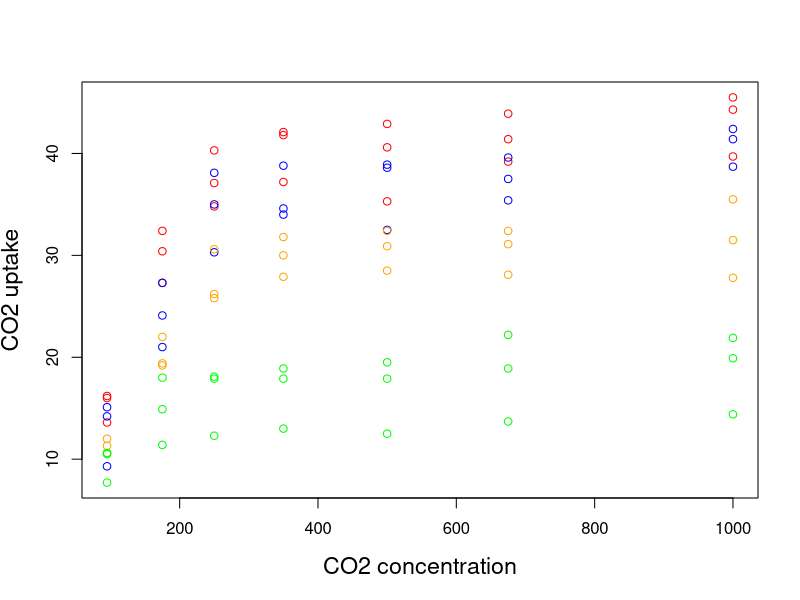
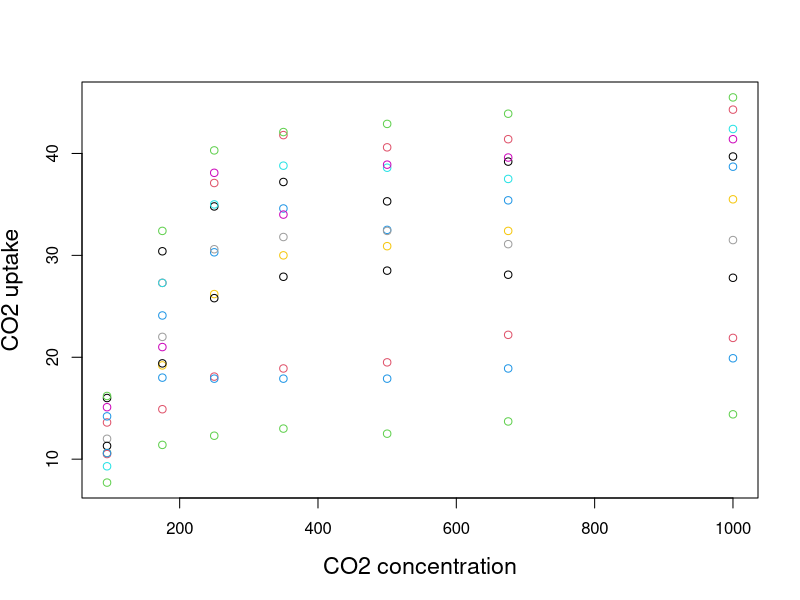
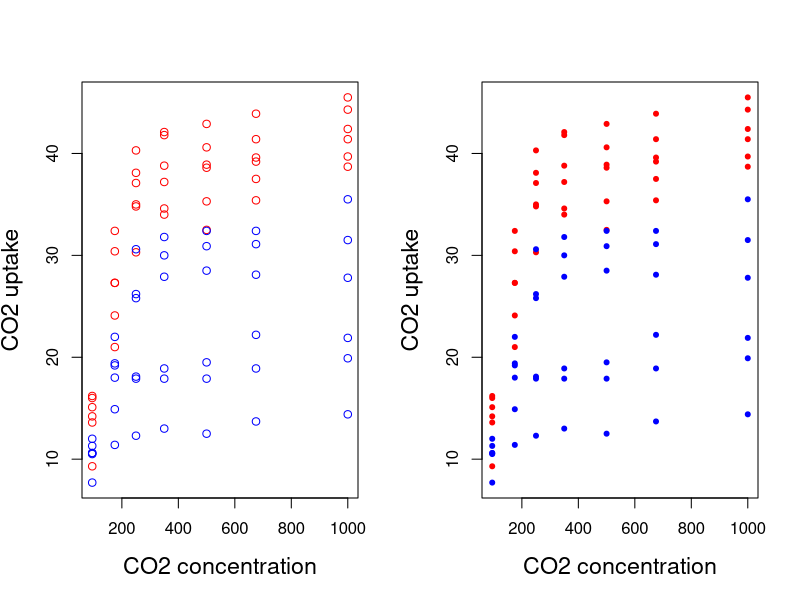

R code for these plots, in order:
## ---- chunk 1
knitr::opts_chunk$set(
  comment = "#>",
  collapse = TRUE,
  warning = FALSE,
  message = FALSE,
  fig.width = 8,
  fig.height = 6,
  fig.align = 'center',
  width = 120
)
mypar <- list(fg = "#303940", bg = "transparent", las = 1)
## ---- chunk 2
plot(x=CO2$conc, y=CO2$uptake, type="n", cex.lab=1.4, xlab="CO2 concentration", ylab="CO2 uptake") # Type "n" tells R to not actually plot the points.
 
for (i in 1:length(CO2[,1])) {
  if (CO2$Type[i] == "Quebec" & CO2$Treatment[i] == "nonchilled") {
    points(CO2$conc[i], CO2$uptake[i], col = "red")
  }
  if (CO2$Type[i] == "Quebec" & CO2$Treatment[i] == "chilled") {
    points(CO2$conc[i], CO2$uptake[i], col = "blue")
  }
  if (CO2$Type[i] == "Mississippi" & CO2$Treatment[i] == "nonchilled") {
    points(CO2$conc[i], CO2$uptake[i], col = "orange")
  }
  if (CO2$Type[i] == "Mississippi" & CO2$Treatment[i] == "chilled") {
    points(CO2$conc[i], CO2$uptake[i], col = "green")
  }
}
## ---- chunk 3
plot(x = CO2$conc, y = CO2$uptake, type = "n", cex.lab = 1.4, 
     xlab = "CO2 concentration", ylab = "CO2 uptake") 

plants <- unique(CO2$Plant)
 
for (i in 1:nrow(CO2)){
  for (p in 1:length(plants)) { 
    if (CO2$Plant[i] == plants[p]) {
      points(CO2$conc[i], CO2$uptake[i], col = p)
    }
  }
}

## ---- chunk 4
operations <- function(number1, number2, number3) {
  result <- (number1 + number2) * number3
  print(result)
}
 
operations(1, 2, 3)
## ---- chunk 5
print_animal <- function(animal) {
  if (animal == "dog") {
    print("woof")
  } else if (animal == "cat") {
    print("meow")
  }
}
## ---- chunk 6
Scruffy <- "dog"
Paws <- "cat"
 
print_animal(Scruffy)
 
print_animal(Paws)
## ---- chunk 7
operations <- function(number1, number2, number3 = 3) {
  result <- (number1 + number2) * number3
  print(result)
}
 
operations(1, 2, 3) # is equivalent to
operations(1, 2)
operations(1, 2, 2) # we can still change the value of number3 if needed
## ---- chunk 8
plot.CO2 <- function(CO2, ...) {
  plot(x=CO2$conc, y=CO2$uptake, type="n", ...) 
 
  for (i in 1:length(CO2[,1])){
     if (CO2$Type[i] == "Quebec") {
       points(CO2$conc[i], CO2$uptake[i], col="red", type="p", ...) 
     } else if (CO2$Type[i] == "Mississippi") {
       points(CO2$conc[i], CO2$uptake[i], col="blue", type="p", ...) 
     }
  }
}
par(mfrow=c(1,2)) 
plot.CO2(CO2, cex.lab=1.4, xlab="CO2 concentration", ylab="CO2 uptake")
plot.CO2(CO2, cex.lab=1.4, xlab="CO2 concentration", ylab="CO2 uptake", pch=20)
## ---- chunk 9
sum2 <- function(...){
  args <- list(...)
  result <- 0
  for (i in args)  {
    result <- result + i
  }
  return (result)
}
 
sum2(2, 3)
sum2(2, 4, 5, 7688, 1)
## ---- chunk 10
myfun <- function(x) {
  if (x < 10) {
    0
  } else {
    10
  }
}

myfun(5)
myfun(15)
## ---- chunk 11
var1 <- 3     # var1 is defined outside our function
vartest <- function(var1) {
  print(var1) # print var1
}
vartest(8)    # Inside our function var1 is now our argument and takes its value
var1          # var1 still has the same value
